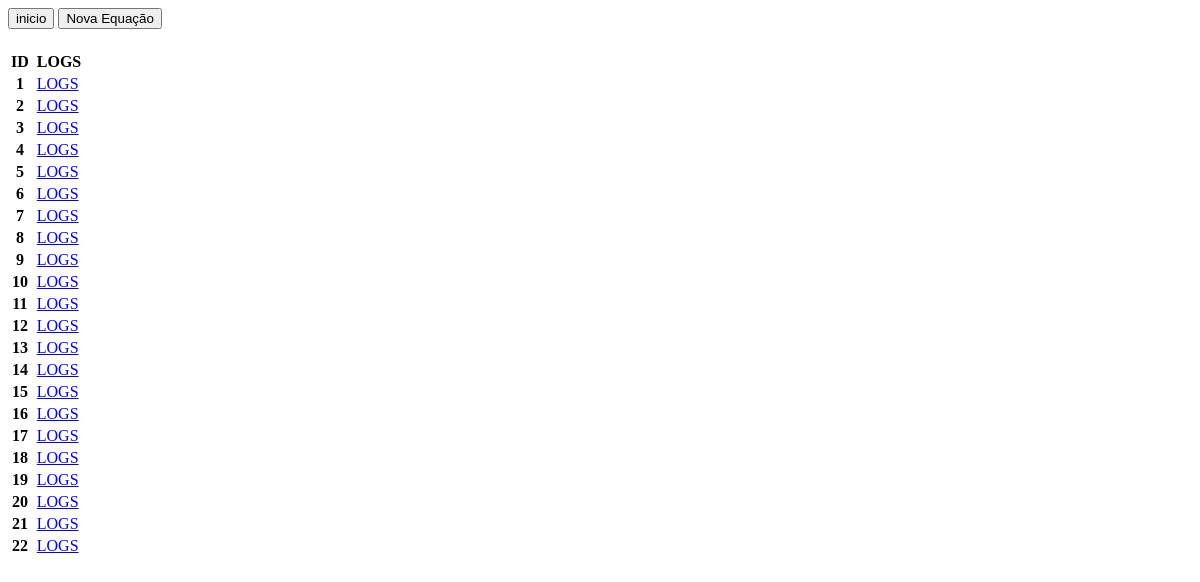
Before: / with the older database file.
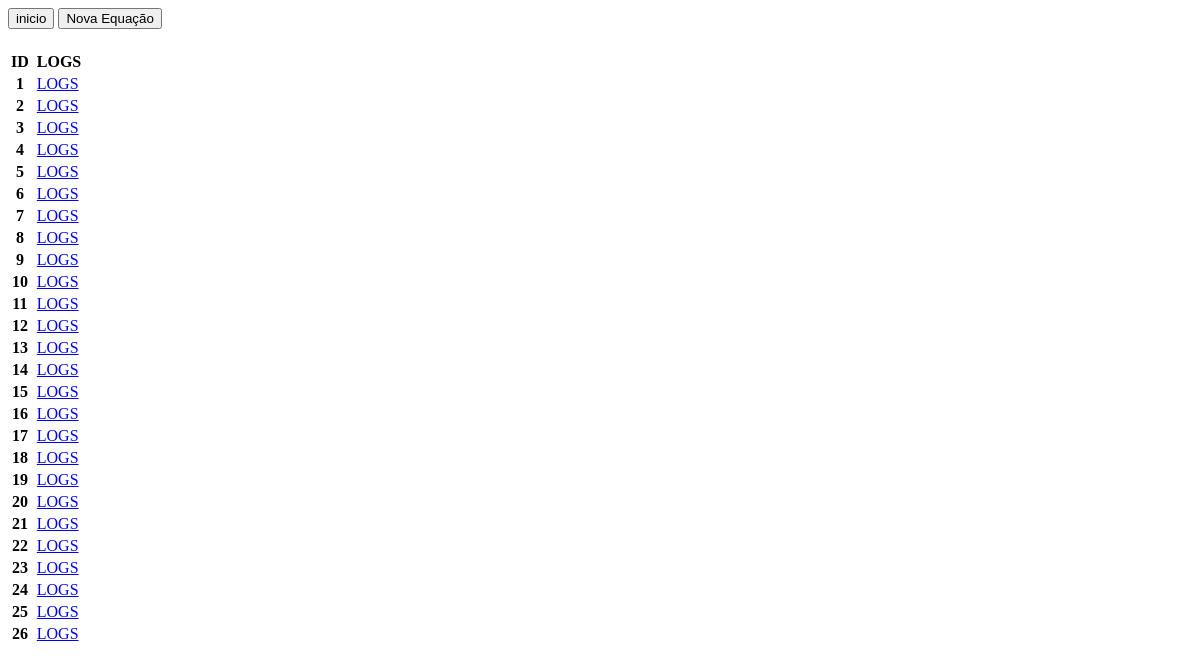
After: the same page with the newer database file.
### edukalculadora/models/tables.py (models this page shows, shortened)
class Equacao(db.Model):
    __tablename__ = "equacoes"
    id = db.Column(db.Integer, primary_key=True)
    criado_em = db.Column(db.DateTime, default=datetime.utcnow)
    mudancas = db.relationship("Mudanca", backref="mudancas", passive_deletes=True, passive_updates=True)

### edukalculadora/controllers/urls.py (the view)
@app.route("/")
def index():
    equacoes = Equacao.query.all()
    return render_template("index.html", equacoes=equacoes)

### edukalculadora/templates/index.html
{% extends 'template.html' %}
{% block content %}
<table class="table table-striped table-responsive table-bordered">
    <thead class="thead-default">
        <tr>
            <th>ID</th>
            <td></td>
            <th>LOGS</th>
        </tr>
    </thead>
    <tbody>
        {% for equacao in equacoes %}
        <tr>
            <th>{{ equacao.id }}</th>
            <td></td>
            <td><a href='/equacoes/{{ equacao.id }}/mudancas/'>LOGS</a></td>
        </tr>
        {% endfor %}
    </tbody>
</table>
{% endblock %}

### edukalculadora/templates/template.html (shortened to what this page needs)
<!DOCTYPE html>
<html>
<head>
</head>
<body>
    <a href="{{url_for('index')}}"><button>inicio</button></a>
    <a href="{{url_for('nova_equacao')}}"><button>Nova Equação</button></a>
    <div class="container">
        {% block content %}
        {% endblock %}
    </div>
</body>
</html>

Changed rows visible on the page:
added Equacao: id "23"
added Equacao: id "24"
added Equacao: id "25"
added Equacao: id "26"
